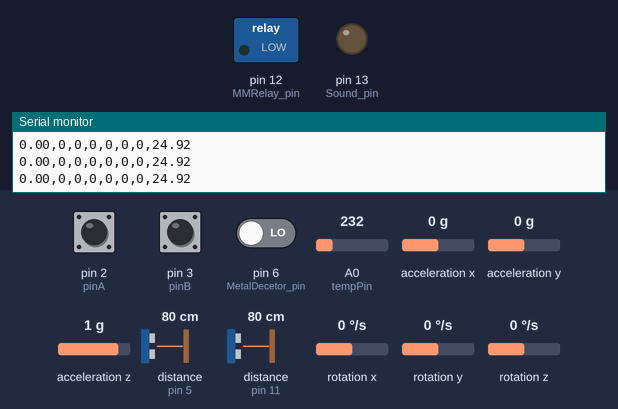
This sketch was run on a simulated Arduino Mega 2560, built for the host (arithmetic inside an expression is 32-bit, double 64-bit). Shown: switched loads named in the sketch (green lamp = pin HIGH), output pins drawn as LEDs (lit = HIGH), the last lines printed to the serial monitor. Dashed ring = blinking. The inputs (shaded band) are chosen by the test bench; at power-on: pin 6 (MetalDecetor_pin) LOW, pin 2 (pinA) HIGH, pin 3 (pinB) HIGH, A0 (tempPin) = 232, acceleration x 0 g, acceleration y 0 g, acceleration z 1 g, distance to the obstacle (sensors on pin 5, pin 11) 80 cm, rotation x 0 °/s, rotation y 0 °/s, rotation z 0 °/s. The echo pulse lasts 58.3 µs per cm.

Above: at 1.2 s.
1.3 s: pin 6 (MetalDecetor_pin) driven HIGH
At 2.8 s:
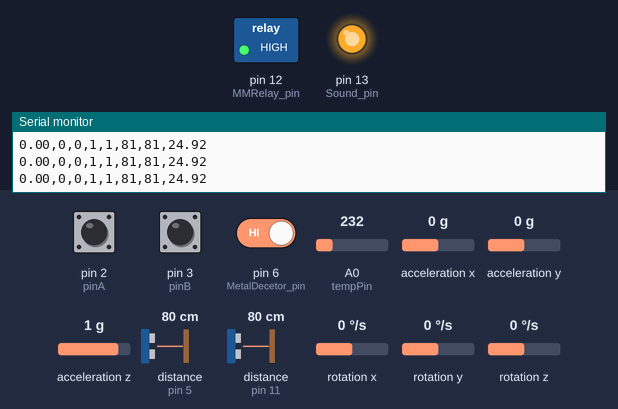
4.3 s: pin 6 (MetalDecetor_pin) driven LOW
At 6.8 s:
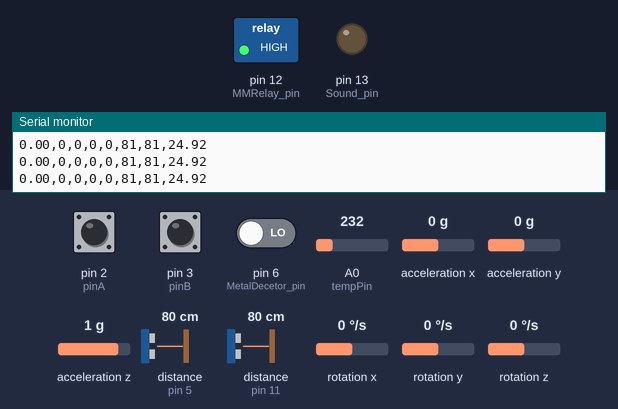
Timing chart, 0 to 13.3 s (numbered marks = the images above; inputs shaded):
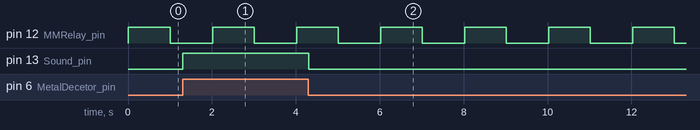

Measured:
- after the input at 1.3 s, pin 13 (Sound_pin): LOW → HIGH at once
- after the input at 4.3 s, pin 13 (Sound_pin): HIGH → LOW at once
- by itself, pin 12 (MMRelay_pin): alternates HIGH for 0.99 s and LOW for 1.0 s

The sketch:

SensorsArduino.ino
```cpp
#include <Wire.h>
#include "MPU6050.h"
#include <NewPing.h>

MPU6050 mpu;

// Timers
unsigned long timer = 0;
float timeStep = 0.01;
// Pitch, Roll and Yaw values
float pitch = 0;
float roll = 0;
float yaw = 0;


//Serial communication
String ToSendStr = "";


//Encoder
static int pinA = 2; // Our first hardware interrupt pin is digital pin 2
static int pinB = 3; // Our second hardware interrupt pin is digital pin 3
volatile byte aFlag = 0; // let's us know when we're expecting a rising edge on pinA to signal that the encoder has arrived at a detent
volatile byte bFlag = 0; // let's us know when we're expecting a rising edge on pinB to signal that the encoder has arrived at a detent (opposite direction to when aFlag is set)
int encoderPos = 0; //this variable stores our current value of encoder position. Change to int or uin16_t instead of byte if you want to record a larger range than 0-255
int oldEncPos = 0; //stores the last encoder position value so we can compare to the current reading and see if it has changed (so we know when to print to the serial monitor)
volatile byte reading = 0;
int deltaEncPos =0;

//Ultrasonic sensor
#define TRIGGER1_PIN  4  // Arduino pin tied to trigger pin on ping sensor.
#define ECHO1_PIN     5  // Arduino pin tied to echo pin on ping sensor.
#define MAX_DISTANCE 200 // Maximum distance we want to ping for (in centimeters). Maximum sensor distance is rated at 400-500cm.
NewPing sonar1(TRIGGER1_PIN, ECHO1_PIN, MAX_DISTANCE); // NewPing setup of pins and maximum distance.
unsigned int ping1Speed = 50; // How frequently are we going to send out a ping (in milliseconds). 50ms would be 20 times a second.
unsigned long ping1Timer;     // Holds the next ping time.
int distanceR = 0, distanceL = 0;

#define TRIGGER2_PIN  10  // Arduino pin tied to trigger pin on ping sensor.
#define ECHO2_PIN     11  // Arduino pin tied to echo pin on ping sensor.
NewPing sonar2(TRIGGER2_PIN, ECHO2_PIN, MAX_DISTANCE); // NewPing setup of pins and maximum distance.
unsigned int ping2Speed = 50; // How frequently are we going to send out a ping (in milliseconds). 50ms would be 20 times a second.
unsigned long ping2Timer;     // Holds the next ping time.


//MetalDetector
#define MMRelay_pin 12
#define Sound_pin 13

#define MetalDecetor_pin 6
int MineR = 0, MineL = 0;
int RelayTimer = 0, LastTimer =0;


//Temprature
float tempC;
int Tempreading;
#define tempPin A0


void setup()
{

  Serial.begin(115200);
  // Initialize MPU6050
  while(!mpu.begin(MPU6050_SCALE_2000DPS, MPU6050_RANGE_2G))
  {
    Serial.println("Could not find a valid MPU6050 sensor, check wiring!");
    delay(500);
  }
    // Calibrate gyroscope. The calibration must be at rest.
  // If you don't want calibrate, comment this line.
  mpu.calibrateGyro();
  // Set threshold sensivty. Default 3.
  // If you don't want use threshold, comment this line or set 0.
  mpu.setThreshold(0);

  //ENCODER
  pinMode(pinA, INPUT_PULLUP); // set pinA as an input, pulled HIGH to the logic voltage (5V or 3.3V for most cases)
  pinMode(pinB, INPUT_PULLUP); // set pinB as an input, pulled HIGH to the logic voltage (5V or 3.3V for most cases)
  attachInterrupt(0,PinA,RISING); // set an interrupt on PinA, looking for a rising edge signal and executing the "PinA" Interrupt Service Routine (below)
  attachInterrupt(1,PinB,RISING); // set an interrupt on PinB, looking for a rising edge signal and executing the "PinB" Interrupt Service Routine (below)


  pinMode(MMRelay_pin, OUTPUT);
  pinMode(Sound_pin, OUTPUT);

  pinMode(tempPin, INPUT);
  pinMode(TRIGGER1_PIN, OUTPUT);  //Arduino pin tied to trigger pin on ping sensor.
  pinMode(ECHO1_PIN,INPUT);        // Arduino pin tied to echo pin on ping sensor.
  pinMode(TRIGGER2_PIN, OUTPUT);  //Arduino pin tied to trigger pin on ping sensor.
  pinMode(ECHO2_PIN,INPUT);        // Arduino pin tied to echo pin on ping sensor.
  pinMode(MetalDecetor_pin, INPUT);

   /*ULTRASONIC PULSE IN
   pinMode(trig1Pin, OUTPUT); // Sets the trigPin as an Output
   pinMode(echo1Pin, INPUT); // Sets the echoPin as an Input*/
    ping1Timer = millis(); // Start now.
    ping2Timer = millis(); // Start now.


    //TEMPRATURE
    analogReference(INTERNAL);

}
int LastIMUTimer = 0;
void loop()
{
  /*IMU*/
  timer = millis();
  // Read normalized values
  Vector norm = mpu.readNormalizeGyro();
  // Calculate Pitch, Roll and Yaw
  pitch = pitch + norm.YAxis * timeStep;
  roll = roll + norm.XAxis * timeStep;
  yaw = yaw + norm.ZAxis * timeStep;
  if(roll>360) roll = roll-360; //care for the change from 0-->360 or 360-->0 near to north
  if(roll<0)roll = roll+360;
   /*END OF IMU*/


//ENCODER
   deltaEncPos = encoderPos-oldEncPos;
  if(oldEncPos != encoderPos)
  {
    oldEncPos = encoderPos;
  }


 //METAL DETECTOR
      MetalDetector();

//Temprature sensor
  Tempreading = analogRead(tempPin);
  tempC = Tempreading / 9.31;


 //ULTRASONIC SENSOR
 if(MineR)
   UltrasonicSensorR();

 if(MineL)
   UltrasonicSensorL();


 //SERIAL DATA to send to the other arduino (Ethernet-sheilded arduino for sending it wirelessly to the control station)
  ToSendStr = String(roll) +"," + String(deltaEncPos) + "," + String(encoderPos) + "," + String(MineL) + "," + String(MineR) + "," + String(distanceL) + "," + String(distanceR) + ","+ String(tempC);
  Serial.println(ToSendStr);

  // Wait to full timeStep period

   delay((timeStep*1000) - (millis() - timer));


}
```

INT_encoder.ino
```cpp
void PinA(){
  cli(); //stop interrupts happening before we read pin values
  reading = PIND & 0xC; // read all eight pin values then strip away all but pinA and pinB's values
  if(reading == B00001100 && aFlag) { //check that we have both pins at detent (HIGH) and that we are expecting detent on this pin's rising edge
    encoderPos --; //decrement the encoder's position count
    bFlag = 0; //reset flags for the next turn
    aFlag = 0; //reset flags for the next turn
  }
  else if (reading == B00000100) bFlag = 1; //signal that we're expecting pinB to signal the transition to detent from free rotation
  sei(); //restart interrupts
}

void PinB(){
  cli(); //stop interrupts happening before we read pin values
  reading = PIND & 0xC; //read all eight pin values then strip away all but pinA and pinB's values
  if (reading == B00001100 && bFlag) { //check that we have both pins at detent (HIGH) and that we are expecting detent on this pin's rising edge
    encoderPos ++; //increment the encoder's position count
    bFlag = 0; //reset flags for the next turn
    aFlag = 0; //reset flags for the next turn
  }
  else if (reading == B00001000) aFlag = 1; //signal that we're expecting pinA to signal the transition to detent from free rotation
  sei(); //restart interrupts
}
```

Metal_Detector.ino
```cpp
void MetalDetector()
{
  int f = digitalRead(MetalDecetor_pin);
  RelayTimer = millis();
 if(RelayTimer - LastTimer < 1000)
 {
  digitalWrite(MMRelay_pin, HIGH);
  if(f)
   {
    MineR = 1;
    digitalWrite(Sound_pin, HIGH);
     }
  else
    {MineR = 0;
     digitalWrite(Sound_pin, LOW);
    }
 }


  if(RelayTimer - LastTimer >= 1000)
  {
   digitalWrite(MMRelay_pin, LOW);
   if(f)
    {  MineL = 1;
       digitalWrite(Sound_pin, HIGH);

    }
    else{
      MineL = 0;
       digitalWrite(Sound_pin, LOW);
    }

      if(RelayTimer - LastTimer >= 2000)
         LastTimer = RelayTimer;
  }

}
```

Ultrasonic.ino
```cpp
void UltrasonicSensorR()
{
  if (millis() >= ping1Timer)
  {
    ping1Timer += ping1Speed;
    sonar1.ping_timer(echo1Check);
  }

}
void UltrasonicSensorL()
{

  if (millis() >= ping2Timer) {
    ping2Timer += ping2Speed;
    sonar2.ping_timer(echo2Check);
  }

}
void echo1Check()
{
  if (sonar1.check_timer())
  {
   distanceR = sonar1.ping_result / US_ROUNDTRIP_CM;
  }

}
void echo2Check()
{
  if (sonar2.check_timer())
  {
   distanceL = sonar2.ping_result / US_ROUNDTRIP_CM;
  }

}
```
